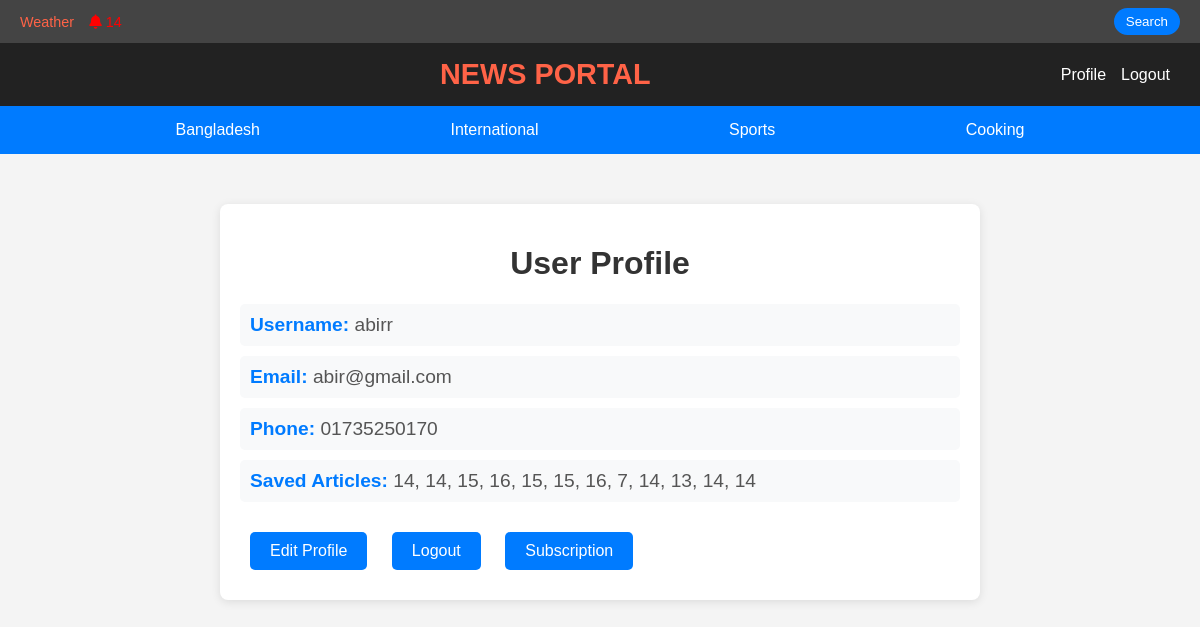
/View/userprofile.php (signed in), run on the app's committed database.
### tables this page shows
CREATE TABLE `category` (
  `category_id` int(11) NOT NULL,
  `category_name` varchar(100) NOT NULL,
  `post` int(11) NOT NULL
);

CREATE TABLE `user` (
  `user_id` int(11) NOT NULL,
  `username` text NOT NULL,
  `email` varchar(50) NOT NULL,
  `phone` varchar(11) NOT NULL,
  `password` varchar(10) NOT NULL,
  `last_checked` timestamp NOT NULL DEFAULT current_timestamp() ON UPDATE current_timestamp(),
  `last_logout` datetime DEFAULT NULL
);

### Model/userModel.php (called while the page is built, shortened)
<?php
function getConnection(){
    $conn = mysqli_connect('127.0.0.1', 'root', '', 'member');
    return $conn;
}
function getCategories() {
    $conn = getConnection();
    $sql = "SELECT * FROM category";
    $result = mysqli_query($conn, $sql);
    $categories = [];
    if ($result && mysqli_num_rows($result) > 0) {
        while ($row = mysqli_fetch_assoc($result)) {
            $categories[] = $row;
        }
    }
    return $categories;
}
$categories = getCategories();
function getUserProfile($user_id) {
    $conn = getConnection();
    $sql = "SELECT * FROM user WHERE user_id = {$user_id}";
    $result = mysqli_query($conn, $sql);
    $user = mysqli_fetch_assoc($result);
    return $user;
}
function getNewPostsCount($lastLogoutTime)
{
    $conn = new mysqli('localhost', 'root', '', 'member');
    $sql = "SELECT COUNT(*) as new_posts_count FROM post WHERE post_date > ?";
    $stmt = $conn->prepare($sql);
    $stmt->bind_param("s", $lastLogoutTime);
    $stmt->execute();
    $result = $stmt->get_result();
    $newPostsCount = 0;
    if ($result && $row = $result->fetch_assoc()) {
        $newPostsCount = $row['new_posts_count'];
    }
    return $newPostsCount;
}
?>

### View/userprofile.php (the view, shortened to what this page needs)
<?php
include('../model/userModel.php');
$user_id = $_SESSION['user_id'];
$user = getUserProfile($user_id);
$conn = getConnection();
$sql_saved_articles = "SELECT post_id FROM saved_articles WHERE user_id = $user_id";
$result_saved_articles = mysqli_query($conn, $sql_saved_articles);
$saved_articles = [];
if ($result_saved_articles) {
    while ($row = mysqli_fetch_assoc($result_saved_articles)) {
        $saved_articles[] = $row['post_id'];
    }
}
?>
<!DOCTYPE html>
<html lang="en">
<head>
</head>
<body>
    <?php include('header.php'); ?>
    <div class="container">
        <h1>User Profile</h1>
        <div class="profile-info">
            <p><strong>Username:</strong> <?php echo htmlspecialchars($user['username']); ?></p>
            <p><strong>Email:</strong> <?php echo htmlspecialchars($user['email']); ?></p>
            <p><strong>Phone:</strong> <?php echo htmlspecialchars($user['phone']); ?></p>
            <p><strong>Saved Articles:</strong>
                <?php
                if (!empty($saved_articles)) {
                    echo implode(', ', $saved_articles);
                } else {
                    echo "No articles saved.";
                }
                ?>
            </p>
        </div>
        <a href="user_update.php" class="btn">Edit Profile</a>
        <a href="logout.php" class="btn">Logout</a>
        <a href="subscription.php" class="btn">Subscription</a>
    </div>
</body>
</html>

### View/header.php (shortened to what this page needs)
<?php
require_once '../Model/userModel.php';
function hasNewNews($lastLogoutTime)
{
    $conn = new mysqli('localhost', 'root', '', 'member');
    $sql = "SELECT MAX(post_date) as latest_news_time FROM post";
    $result = $conn->query($sql);
    $latestNewsTime = null;
    if ($result && $row = $result->fetch_assoc()) {
        $latestNewsTime = $row['latest_news_time'];
    }
    return $latestNewsTime > $lastLogoutTime;
}
$lastChecked = isset($_SESSION['last_logout']) ? $_SESSION['last_logout'] : '1970-01-01 00:00:00';
$isNewNews = hasNewNews($lastChecked);
$newPostsCount = getNewPostsCount($lastChecked);
if ($isNewNews) {
    $bellColor = 'red';
} else {
    $bellColor = 'green';
}
$isLoggedIn = isset($_SESSION['email']) || isset($_COOKIE['status']);
require_once '../Model/userModel.php';
$categories = getCategories();
?>
<!DOCTYPE html>
<html lang="en">
<head>
    <link href="https://cdnjs.cloudflare.com/ajax/libs/font-awesome/6.0.0-beta3/css/all.min.css" rel="stylesheet">
</head>
<body>
    <div class="top-bar">
        <div class="left">
            <a href="weather.php">Weather</a>
            <a href=" " id="news-alert">
                <i class="fas fa-bell" style="color: <?php echo $bellColor; ?>;"></i>
                <?php if ($newPostsCount > 0): ?>
                    <span class="badge" style="color: red;"><?php echo $newPostsCount; ?></span>
                <?php endif; ?>
            </a>
        </div>
        <div class="search-bar">
                <form action="search.php" method="get">
                <input type="submit" value="Search">
            </form>
        </div>
    </div>
    <header class="main-header">
        <div class="logo">
            <a href="home.php">News Portal</a>
        </div>
        <div class="nav-links">
            <a href="profile.php">Profile</a>
            <?php if ($isLoggedIn): ?>
                <a href="logout.php">Logout</a>
            <?php endif; ?>
        </div>
    </header>
    <div class="category-bar">
        <?php foreach ($categories as $category): ?>
            <a href="category.php?id=<?php echo $category['category_id']; ?>"><?php echo $category['category_name']; ?></a>
        <?php endforeach; ?>
    </div>
</body>
</html>

### View/userprofile.php (style rules this page uses)
body { font-family: Arial, sans-serif; background-color: #f4f7fc; margin: 0; padding: 0; }
.container { width: 60%; margin: 50px auto; padding: 20px; background-color: #fff; border-radius: 8px; box-shadow: 0 2px 10px rgba(0, 0, 0, 0.1); }
h1 { text-align: center; color: #333; }
p { font-size: 1.1em; color: #555; margin-bottom: 15px; }
strong { color: #333; }
.btn { display: inline-block; padding: 10px 20px; margin: 10px; background-color: #007bff; color: white; text-decoration: none; border-radius: 5px; transition: background-color 0.3s ease; }
.profile-info { margin-bottom: 20px; }
.profile-info p { font-size: 1.2em; padding: 10px; background-color: #f8f9fa; border-radius: 5px; margin: 10px 0; }
.profile-info strong { color: #007bff; }

### View/header.php (style rules this page uses)
body { font-family: 'Arial', sans-serif; margin: 0; padding: 0; background-color: #f4f4f4; }
.top-bar { background-color: #444; color: white; padding: 8px 20px; display: flex; justify-content: space-between; align-items: center; font-size: 0.9rem; }
.top-bar .left { display: flex; gap: 15px; }
.top-bar .left a { text-decoration: none; color: #ff6347; }
.top-bar .search-bar { display: flex; align-items: center; }
.top-bar .search-bar input[type="submit"] { padding: 6px 12px; border: none; border-radius: 20px; background-color: #007bff; color: white; cursor: pointer; }
.main-header { background-color: #222; color: white; padding: 15px 30px; display: flex; justify-content: space-between; align-items: center; }
.main-header .logo { font-size: 1.8rem; font-weight: bold; color: #ff6347; text-transform: uppercase; flex: 1; text-align: center; }
.main-header .logo a { text-decoration: none; color: #ff6347; }
.main-header .nav-links { display: flex; gap: 15px; align-items: center; }
.main-header .nav-links a { text-decoration: none; color: white; font-size: 1rem; }
.category-bar { display: flex; justify-content: space-evenly; align-items: center; width: 100%; background-color: #007bff; padding: 10px 0; }
.category-bar a { text-decoration: none; color: white; font-size: 1rem; padding: 5px 15px; border-radius: 4px; transition: background-color 0.3s ease, transform 0.3s ease; }

### data on the page
category: category_name "Bangladesh"
category: category_name "International"
category: category_name "Sports"
category: category_name "Cooking"
user: username "abirr", email "abir@gmail.com", phone "01735250170"

### other printed values
implode(', ', $saved_articles) "14, 14, 15, 16, 15, 15, 16, 7, 14, 13, 14, 14"
